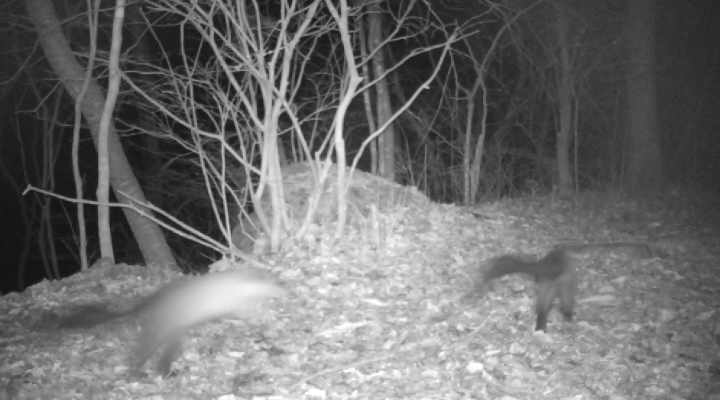
#> input picture frame 24 of marten.AVI, 720 x 400 px, given in place of racoondog.avi, which was not available
$ jupyter execute --allow-errors '200609_OpenCV-Python을_이용하여_야생동물_탐지하기.ipynb'
#> lines starting #> are read from the running program, lines starting #| are printed output that depends on the picture; after the words box and inside, x2 and y2 are one past the last pixel; in counts of white or black regions, pixels touching at a corner belong together; pictures that were not available may be replaced by others from this repository, and a replacement may not be noted
[cell 1]
# OpenCV 라이브러리 호출/버전 확인
import cv2 as cv
import os
print(cv.__version__)

[cell 2]
## 1. 동영상 재생
cap = cv.VideoCapture('racoondog.avi') # VideoCapture 객체 정의

while cap.isOpened(): # cap 정상동작 확인
    ret, frame = cap.read() # 프레임이 올바르게 읽히면 ret은 True
#> frame is the input picture: shape (400, 720, 3); min 9, max 255, mean 109.6
    if not ret:
        print("프레임을 수신할 수 없습니다. 종료 중 ...")
        break
    cv.imshow('Racoondog', frame)
    if cv.waitKey(42) == ord('q'): # 키보드 입력 42 밀리초(ms) 대기
#> (key q is pressed here)
        break

# 작업 완료 후 해제
cap.release()
cv.destroyAllWindows()

[cell 3]
## 2. 배경 제거 알고리즘 적용
cap = cv.VideoCapture('racoondog.avi') # VideoCapture 객체 정의

# 배경 제거 알고리즘 MOG2
fgbg = cv.createBackgroundSubtractorMOG2(history=500,            # 이력
                                         varThreshold=16,        # 임계치
                                         detectShadows=True)    # 그림자 탐지

while cap.isOpened(): # cap 정상동작 확인
    ret, frame = cap.read() # 프레임이 올바르게 읽히면 ret은 True
    if not ret:
        print("프레임을 수신할 수 없습니다. 종료 중 ...")
        break
    fgmask = fgbg.apply(frame) # 배경 제거 알고리즘 MOG2
#> fgmask: shape (400, 720); every value is 127
    cv.imshow('Racoondog', frame)
    cv.imshow('Racoondog MOG2', fgmask)
    if cv.waitKey(42) == ord('q'): # 키보드 입력 42 밀리초(ms) 대기
#> (key q is pressed here)
        break

# 작업 완료 후 해제
cap.release()
cv.destroyAllWindows()

[cell 4]
## 3. 형태변환 적용
cap = cv.VideoCapture('racoondog.avi') # VideoCapture 객체 정의

# 배경 제거 알고리즘 MOG2
fgbg = cv.createBackgroundSubtractorMOG2(history=500,            # 이력
                                         varThreshold=16,        # 임계치
                                         detectShadows=True)    # 그림자 탐지

# 커널
kernel = cv.getStructuringElement(cv.MORPH_ELLIPSE,(3,3))

while cap.isOpened(): # cap 정상동작 확인
    ret, frame = cap.read() # 프레임이 올바르게 읽히면 ret은 True
    if not ret:
        print("프레임을 수신할 수 없습니다(스트림 끝?). 종료 중 ...")
        break
    frame = cv.cvtColor(frame, cv.COLOR_BGR2GRAY) # 원본 프레임
#> frame: shape (400, 720)
    fgmask = fgbg.apply(frame) # 배경 제거 알고리즘 MOG2

    # 형태변환
    fgmask = cv.morphologyEx(fgmask, cv.MORPH_OPEN, kernel)
    cv.imshow('Racoondog', frame)
    cv.imshow('Racoondog MOG2', fgmask)
    if cv.waitKey(42) == ord('q'): # 키보드 입력 42 밀리초(ms) 대기
#> (key q is pressed here)
        break

# 작업 완료 후 해제
cap.release()
cv.destroyAllWindows()

[cell 5]
## 4. 경계상자 표시
cap = cv.VideoCapture('racoondog.avi') # VideoCapture 객체 정의

# 배경 제거 알고리즘 MOG2
fgbg = cv.createBackgroundSubtractorMOG2(history=500,            # 이력
                                         varThreshold=16,        # 임계치
                                         detectShadows=True)    # 그림자 탐지

# 커널
kernel = cv.getStructuringElement(cv.MORPH_ELLIPSE,(3,3))

while cap.isOpened(): # cap 정상동작 확인
    ret, frame = cap.read() # 프레임이 올바르게 읽히면 ret은 True
    if not ret:
        print("프레임을 수신할 수 없습니다. 종료 중 ...")
        break
    fgmask = fgbg.apply(frame) # 배경 제거 알고리즘 MOG2
    fgmask = cv.morphologyEx(fgmask, cv.MORPH_OPEN, kernel) # 형태변환

    # 등치선 검색
    contours, hierachy = cv.findContours(fgmask.copy(),            # 원본 프레임 복사
                                         cv.RETR_EXTERNAL,         # 등치선 중 외곽선 텀색
                                         cv.CHAIN_APPROX_SIMPLE    # 등치선을 그릴 수 있는 좌표만 저장
                                        )
#> contours = [[[0, 0], [0, 399], [719, 399], [719, 0]]]

    for c in contours: # 등치선 반복
                if cv.contourArea(c) < 500: # 등치선 임계치
                    continue

                # 경계상자 선택
                (x, y, w, h) = cv.boundingRect(c)
                cv.rectangle(frame, (x, y), (x + w, y + h), (0, 255, 0), 2)
#> this loop made 1 pass
#> (c, x, y, w, h) on pass 1: ([[0, 0], [0, 399], [719, 399], [719, 0]], 0, 0, 720, 400)
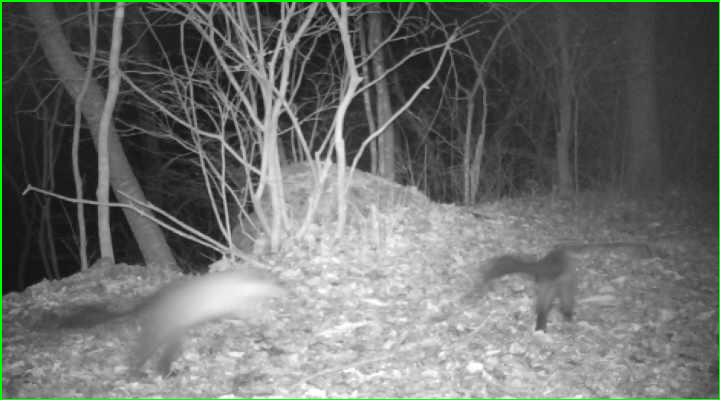
#> frame: shape (400, 720, 3); 1.16% of pixels changed, all inside (x1, y1, x2, y2) = (0, 0, 720, 400)

    cv.imshow('Racoondog', frame)
    cv.imshow('Racoondog MOG2', fgmask)
    if cv.waitKey(42) == ord('q'): # 키보드 입력 42 밀리초(ms) 대기
#> (key q is pressed here)
        break

# 작업 완료 후 해제
cap.release()
cv.destroyAllWindows()

[cell 6]
## 5. 경계상자, 등치선 표시
cap = cv.VideoCapture('racoondog.avi') # VideoCapture 객체 정의

# 배경 제거 알고리즘 MOG2
fgbg = cv.createBackgroundSubtractorMOG2(history=500,            # 이력
                                         varThreshold=16,        # 임계치
                                         detectShadows=True)    # 그림자 탐지

# 커널
kernel = cv.getStructuringElement(cv.MORPH_ELLIPSE,(3,3))
#> kernel = [[0, 1, 0], [1, 1, 1], [0, 1, 0]]

while cap.isOpened(): # cap 정상동작 확인
    ret, frame = cap.read() # 프레임이 올바르게 읽히면 ret은 True
    if not ret:
        print("프레임을 수신할 수 없습니다. 종료 중 ...")
        break
    fgmask = fgbg.apply(frame) # 배경 제거 알고리즘 MOG2
    fgmask = cv.morphologyEx(fgmask, cv.MORPH_OPEN, kernel) # 형태변환

    # 등치선 검색
    contours, hierachy = cv.findContours(fgmask.copy(),            # 원본 프레임 복사
                                         cv.RETR_EXTERNAL,         # 등치선 중 외곽선 텀색
                                         cv.CHAIN_APPROX_SIMPLE    # 등치선을 그릴 수 있는 좌표만 저장
                                        )

    for c in contours: # 등치선 반복
                if cv.contourArea(c) < 500: # 등치선 임계치
                    continue

                # 경계상자 선택
                (x, y, w, h) = cv.boundingRect(c)
                cv.rectangle(frame, (x, y), (x + w, y + h), (0, 255, 0), 2)
                cv.drawContours(frame, [c], 0, (255, 0, 0), 2)
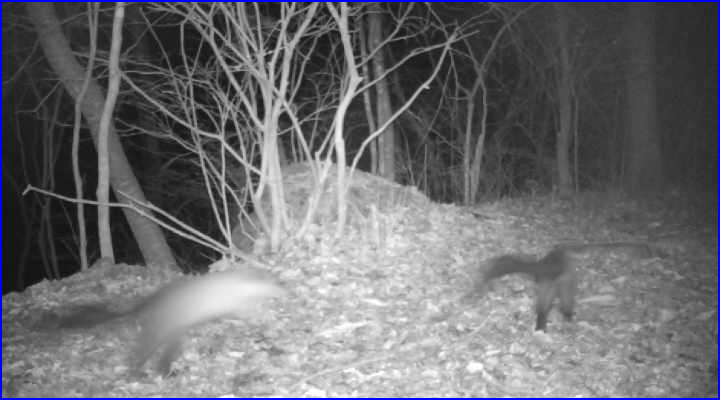
#> frame: shape (400, 720, 3); 1.55% of pixels changed, all inside (x1, y1, x2, y2) = (0, 0, 720, 400)

    cv.imshow('Racoondog', frame)
    cv.imshow('Racoondog MOG2', fgmask)
    if cv.waitKey(42) == ord('q'): # 키보드 입력 42 밀리초(ms) 대기
#> (key q is pressed here)
        break

# 작업 완료 후 해제
cap.release()
cv.destroyAllWindows()

[cell 7]
# 초당 프레임 수 확인
cap = cv.VideoCapture('racoondog.avi') # VideoCapture 객체 정의
fps = int(cap.get(cv.CAP_PROP_FPS)) # 또는 cap.get(5)
#> fps = 24
print('초당 프레임 수: %d' %fps)
#| 초당 프레임 수: 24

[cell 8]
# 이미지 파일명 정의
print('D:GEODATA/FRM%05d.jpg' % 1)

[cell 9]
## 6. 이미지 저장
cap = cv.VideoCapture('racoondog.avi') # VideoCapture 객체 정의
fps = int(cap.get(cv.CAP_PROP_FPS)) # 초당 프레임 수

# 배경 제거 알고리즘 MOG2
fgbg = cv.createBackgroundSubtractorMOG2(history=500, varThreshold=16, detectShadows=True)

# 커널(Kernel)
kernel = cv.getStructuringElement(cv.MORPH_ELLIPSE,(3,3))

# 프레임 색인 초기화
frmNum = 1

while cap.isOpened(): # cap 정상동작 확인
    ret, frame = cap.read() # 프레임이 올바르게 읽히면 ret은 True
    if not ret:
        print("프레임을 수신할 수 없습니다. 종료 중 ...")
        break
    fgmask = fgbg.apply(frame) # 배경 제거 알고리즘 MOG2
    fgmask = cv.morphologyEx(fgmask, cv.MORPH_OPEN, kernel) # 형태변환(Morphological Transformations)

    # 등고선 검색
    contours, hierachy = cv.findContours(fgmask.copy(),            # 원본 프레임 복사
                                         cv.RETR_EXTERNAL,         # 등고선 중 외부 선만 텀색
                                         cv.CHAIN_APPROX_SIMPLE    # 등고선을 그릴 수 있는 좌표만 저장
                                        )

    for c in contours: # 등고별 반복
                if cv.contourArea(c) < 500: # 등고선 임계치
                    continue

                # 등고선에서 경계상자 좌표 선택
                (x, y, w, h) = cv.boundingRect(c)
                cv.rectangle(frame, (x, y), (x + w, y + h), (0, 255, 0), 2)
                # cv.drawContours(frame, [c], 0, (255, 0, 0), 2)

                # 프레임 저장
                if frmNum % int(fps) == 0:
                    cv.imwrite('D:GEODATA/FRM%05d.jpg' % frmNum, frame)

    # 프레임 색인 갱신
    frmNum += 1

    cv.imshow('Racoondog', frame)
    cv.imshow('Racoondog MOG2', fgmask)
    if cv.waitKey(42) == ord('q'): # 키보드 입력 42 밀리초(ms) 대기
#> (key q is pressed here)
        break

# 작업 완료 후 해제
cap.release()
cv.destroyAllWindows()

[cell 10]
# 프레임 너비/높이, 초당 프레임 수 확인
cap = cv.VideoCapture('racoondog.avi') # VideoCapture 객체 정의
width = cap.get(cv.CAP_PROP_FRAME_WIDTH) # 또는 cap.get(3)
#> width = 720
height = cap.get(cv.CAP_PROP_FRAME_HEIGHT) # 또는 cap.get(4)
#> height = 400
fps = cap.get(cv.CAP_PROP_FPS) # 또는 cap.get(5)
print('프레임 너비: %d, 프레임 높이: %d, 초당 프레임 수: %d' %(width, height, fps))
#| 프레임 너비: 720, 프레임 높이: 400, 초당 프레임 수: 24

[cell 11]
## 7. 이미지, 동영상 저장
cap = cv.VideoCapture('racoondog.avi') # VideoCapture 객체 정의
width = int(cap.get(cv.CAP_PROP_FRAME_WIDTH)) # 프레임 너비
height = int(cap.get(cv.CAP_PROP_FRAME_HEIGHT)) # 프레임 높이
fps = int(cap.get(cv.CAP_PROP_FPS)) # 초당 프레임 수

# VideoWriter 객체 정의
fourcc = cv.VideoWriter_fourcc(*'DIVX') # 코덱 정의
#> fourcc = 1482049860
out = cv.VideoWriter('D:GEODATA/racoondog_out.avi', fourcc, fps, (width, height))

# 배경 제거 알고리즘 MOG2
fgbg = cv.createBackgroundSubtractorMOG2(history=500, varThreshold=16, detectShadows=True)

# 커널(Kernel)
kernel = cv.getStructuringElement(cv.MORPH_ELLIPSE,(3,3))

# 프레임 색인 초기화
frmNum = 1

while cap.isOpened(): # cap 정상동작 확인
    ret, frame = cap.read() # 프레임이 올바르게 읽히면 ret은 True
    if not ret:
        print("프레임을 수신할 수 없습니다. 종료 중 ...")
        break
    fgmask = fgbg.apply(frame) # 배경 제거 알고리즘 MOG2
    fgmask = cv.morphologyEx(fgmask, cv.MORPH_OPEN, kernel) # 형태변환(Morphological Transformations)

    # 등고선 검색
    contours, hierachy = cv.findContours(fgmask.copy(),            # 원본 프레임 복사
                                         cv.RETR_EXTERNAL,         # 등고선 중 외부 선만 텀색
                                         cv.CHAIN_APPROX_SIMPLE    # 등고선을 그릴 수 있는 좌표만 저장
                                        )

    for c in contours: # 등고별 반복
                if cv.contourArea(c) < 500: # 등고선 임계치
                    continue

                # 등고선에서 경계상자 좌표 선택
                (x, y, w, h) = cv.boundingRect(c)
                cv.rectangle(frame, (x, y), (x + w, y + h), (0, 255, 0), 2)
                cv.drawContours(frame, [c], 0, (255, 0, 0), 2)

                # 프레임 저장
                if frmNum % int(fps) == 0:
                    cv.imwrite('D:GEODATA/FRM%05d.jpg' % frmNum, frame)

    # 프레임 색인 갱신
    frmNum += 1

    cv.imshow('Racoondog', frame)
    out.write(frame)
    cv.imshow('Racoondog MOG2', fgmask)
    if cv.waitKey(42) == ord('q'): # 키보드 입력 42 밀리초(ms) 대기
#> (key q is pressed here)
        break

# 작업 완료 후 해제
cap.release()
out.release()
cv.destroyAllWindows()

$ run again, starting later in the video
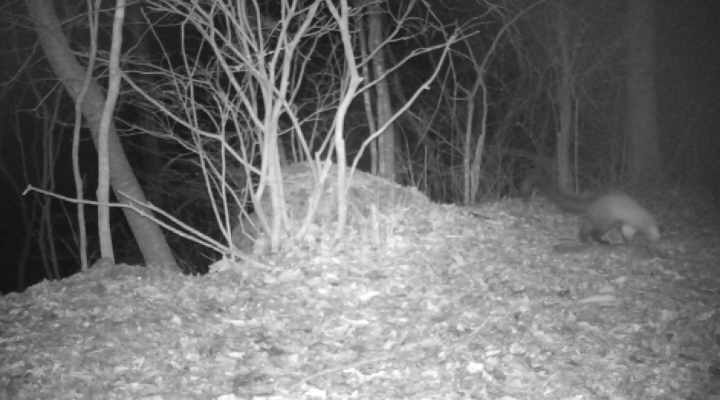
#> input picture frame 109 of marten.AVI, 720 x 400 px, given in place of racoondog.avi, which was not available
#> frame is the input picture: shape (400, 720, 3); min 11, max 255, mean 111
#> fgmask: shape (400, 720); every value is 127
#> contours = [[[0, 0], [0, 399], [719, 399], [719, 0]]]
#> the loop `for c in contours:` made 1 pass
#> (c, x, y, w, h) on pass 1: ([[0, 0], [0, 399], [719, 399], [719, 0]], 0, 0, 720, 400)
#> after the loop `for c in contours:`:
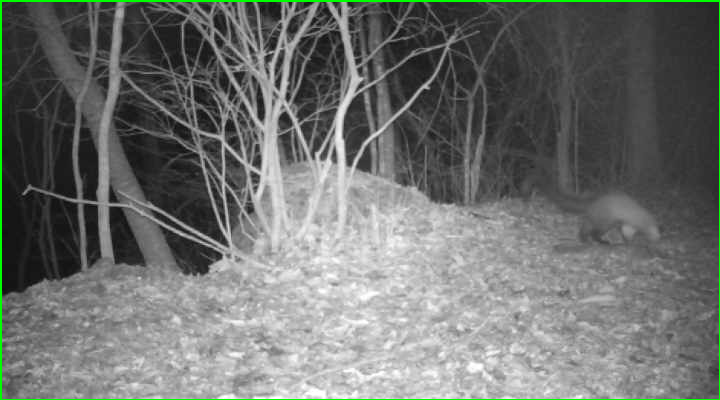
#> frame: shape (400, 720, 3); 1.16% of pixels changed, all inside (x1, y1, x2, y2) = (0, 0, 720, 400)
#> kernel = [[0, 1, 0], [1, 1, 1], [0, 1, 0]]
#> after the loop `for c in contours:`:
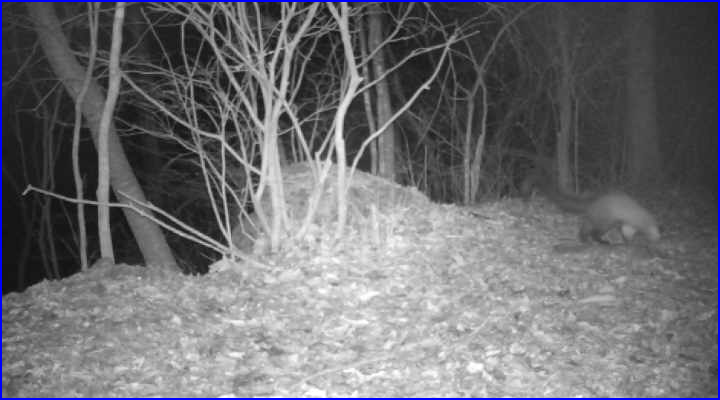
#> frame: shape (400, 720, 3); 1.55% of pixels changed, all inside (x1, y1, x2, y2) = (0, 0, 720, 400)
#> fps = 24
#| 초당 프레임 수: 24
#> width = 720
#> height = 400
#| 프레임 너비: 720, 프레임 높이: 400, 초당 프레임 수: 24
#> fourcc = 1482049860

$ run again, starting later in the video
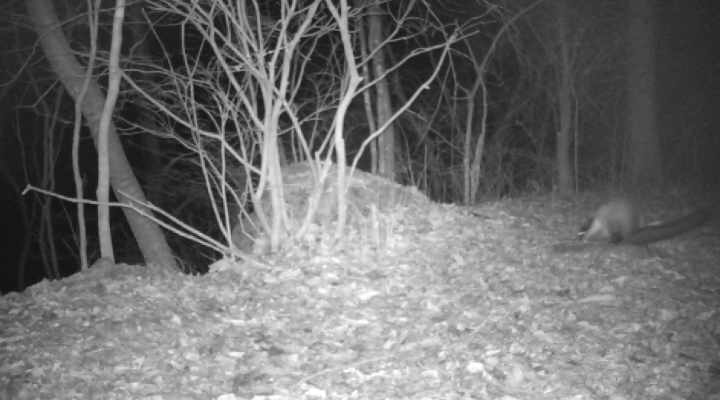
#> input picture frame 194 of marten.AVI, 720 x 400 px, given in place of racoondog.avi, which was not available
#> frame is the input picture: shape (400, 720, 3); min 2, max 255, mean 110.5
#> fgmask: shape (400, 720); every value is 127
#> contours = [[[0, 0], [0, 399], [719, 399], [719, 0]]]
#> the loop `for c in contours:` made 1 pass
#> (c, x, y, w, h) on pass 1: ([[0, 0], [0, 399], [719, 399], [719, 0]], 0, 0, 720, 400)
#> after the loop `for c in contours:`:
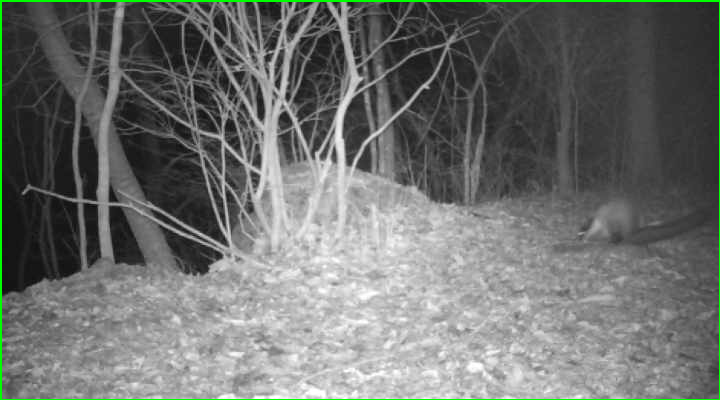
#> frame: shape (400, 720, 3); 1.16% of pixels changed, all inside (x1, y1, x2, y2) = (0, 0, 720, 400)
#> kernel = [[0, 1, 0], [1, 1, 1], [0, 1, 0]]
#> after the loop `for c in contours:`:
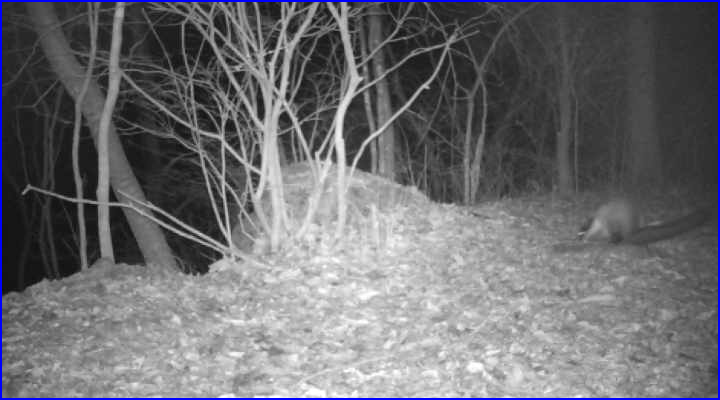
#> frame: shape (400, 720, 3); 1.55% of pixels changed, all inside (x1, y1, x2, y2) = (0, 0, 720, 400)
#> fps = 24
#| 초당 프레임 수: 24
#> width = 720
#> height = 400
#| 프레임 너비: 720, 프레임 높이: 400, 초당 프레임 수: 24
#> fourcc = 1482049860
